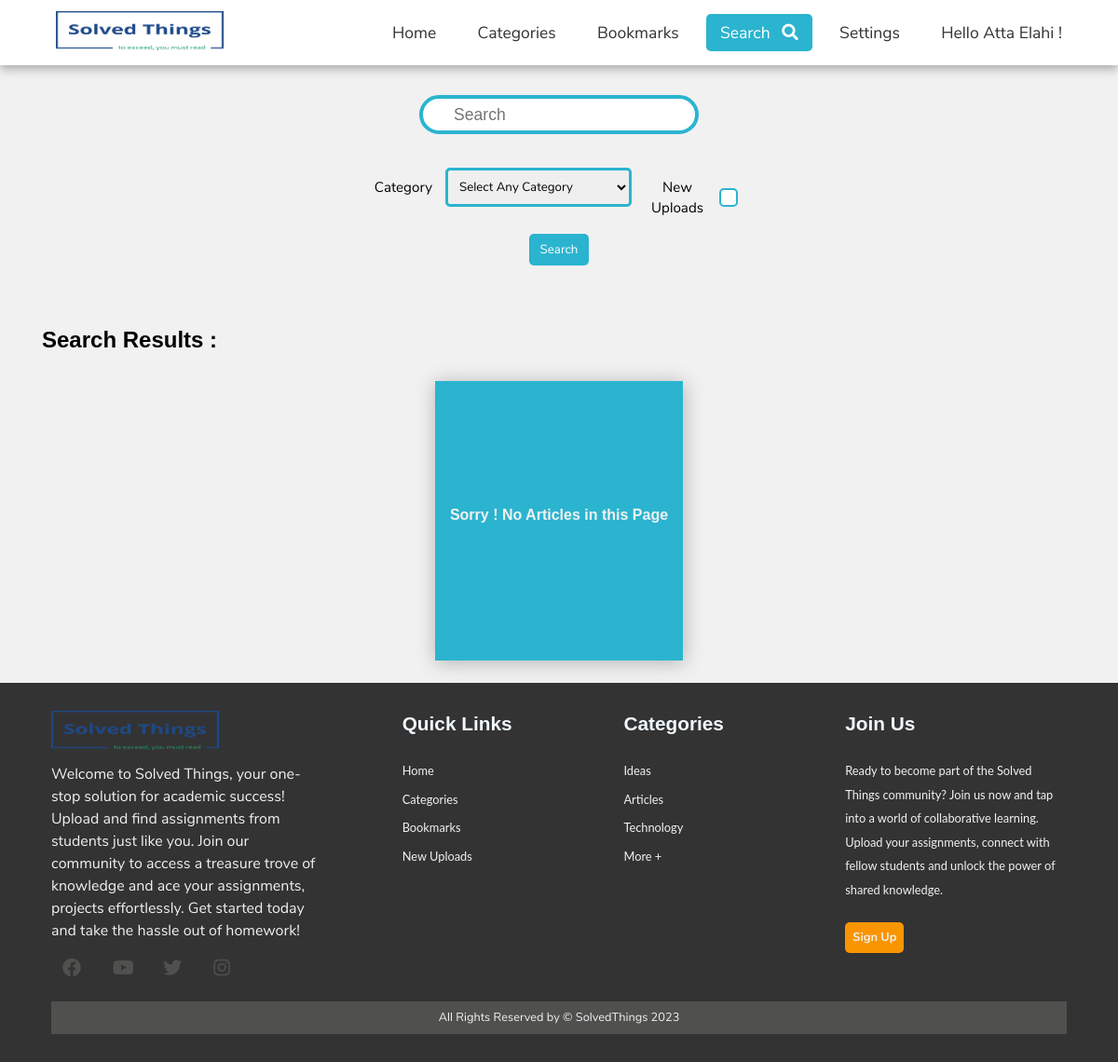
/search.php (signed in), run on the app's committed database.
### tables this page shows
CREATE TABLE `category` (
  `category_id` int(11) NOT NULL,
  `category_name` varchar(45) NOT NULL,
  `category_color` varchar(35) NOT NULL,
  `category_image` varchar(250) NOT NULL,
  `category_description` varchar(350) NOT NULL
);

### search.php (the view, shortened to what this page needs)
<?php
  require('./includes/nav.inc.php');
?>
<section class="search-box">
  <div class="container p-2">
    <form method="GET" class="search-article">
      <div class="box-container d-flex">
        <table class=".search-table">
          <tr>
            <td>
              <input class="search-input" type="text" name="name" id="name" placeholder="Search" autocomplete="off" />
            </td>
          </tr>
        </table>
      </div>
      <div class="filters">
        <center>
        <div>
          <label for="category_select">Category</label>
          <select name="category_select" id="category_select">
            <option value="">Select Any Category</option>
          </select>
        </div>
        <div>
          <label for="trending">New Uploads</label>
          <input type="checkbox" name="trending" id="trending" value="1">
        </div>
      </div>
      <center>
        <button type="submit" name="search" class="btn btn-primary">Search</button>
      </center>
    </form>
  </div>
</section>
<section class="py-1 category-list">
  <div class="container">
    <h2 class="search-heading">Search Results :</h2>
    <div class="card-container">
      <?php
        $limit = 6;
        if(isset($_GET['page'])) {
          $page = $_GET['page'];
        }
        else {
          $page = 1;
        }
        $offset = ($page - 1) * $limit;
        $trending = "";
        $cat_id = "";
        $name = "";
        $searchQuery = "SELECT * FROM article WHERE ";
        if($cat_id != "") {
          $searchQuery .= "category_id = {$cat_id}";
        }
        else {
          $searchQuery .= "category_id IS NOT NULL";
        }
        if($name != "") {
          $searchQuery .= ' AND article_title LIKE "%'.$name.'%"';
        }
        else {
          $searchQuery .= " AND article_title IS NOT NULL";
        }
        if($trending != "") {
          $searchQuery .= " AND article_trend = 1";
        }
        else {
          $searchQuery .= " AND article_trend IS NOT NULL";
        }
        $searchQuery .= " AND article_active = 1 ";
        $searchQuery1 = $searchQuery." ORDER BY article_title LIMIT {$offset}, {$limit}";
        $searchResult = mysqli_query($con, $searchQuery1);
        $row = mysqli_num_rows($searchResult);
        if($row  > 0) {
          while($data = mysqli_fetch_assoc($searchResult)) {
            $article_id = $data['article_id'];
            $category_id = $data['category_id'];
            $article_title = $data['article_title'];
            $article_image = $data['article_image'];
            $article_desc = $data['article_description'];
            $article_date = $data['article_date'];
            $article_trend = $data['article_trend'];
            $article_title = substr($article_title,0,55).' . . . . .';
            $article_desc = substr($article_desc,0,150).' . . . . .';
            $new = false;
            $tdy = time();
            $article_date = strtotime($article_date);
            $datediff = $tdy - $article_date;
            $datediff = round($datediff / (60*60*24));
            if($datediff < 2) {
              $new = true;
            }
            $categorysql = "SELECT category_name, category_color
                            FROM category
                            WHERE category_id = {$category_id}";
            $categoryres = mysqli_query($con, $categorysql);
            $categorydata = mysqli_fetch_assoc($categoryres);
            $bookmarked = false;
            if(isset($_SESSION['USER_ID'])) {
              $bookmarkQuery = "SELECT * FROM bookmark
                                WHERE user_id = {$_SESSION['USER_ID']}
                                AND article_id = {$article_id}";
              $bookmarkResult = mysqli_query($con, $bookmarkQuery);
              $bookmarkRow = mysqli_num_rows($bookmarkResult);
              if($bookmarkRow > 0) {
                $bookmarked = true;
              }
            }
            $category_color = $categorydata['category_color'];
            $category_name = $categorydata['category_name'];
            createArticleCard($article_title, $article_image,
                $article_desc, $category_name, $category_id,$article_id,
                $category_color, $new, $article_trend, $bookmarked);
          }
        }
        else {
          echo"</div>";
          createNoArticlesCard();
        }
        ?>
        </div>
</section>
<?php
  require('./includes/footer.inc.php');
?>

### includes/footer.inc.php (shortened to what this page needs)
<footer class="footer">
  <div class="footer-left">
    <a href="./index.php"><img src="./assets/images/loga.png" /></a>
    <p>
    Welcome to Solved Things, your one-stop solution for academic success!
    Upload and find assignments from students just like you. Join our community to access a
    treasure trove of knowledge and ace your assignments, projects effortlessly. Get started today
    and take the hassle out of homework!
  </p>
    <div class="socials">
      <a href="https://www.facebook.com/attaa.elahi/" target="_blank"><i class="fab fa-facebook"></i></a>
      <a href="https://www.instagram.com/attaa.elahi/" target="_blank"><i class="fab fa-youtube"></i></a>
      <a href="https://www.twitter.com/attaaelahi/" target="_blank"><i class="fab fa-twitter"></i></a>
      <a href="https://www.instagram.com/attaa.elahi/" target="_blank"><i class="fab fa-instagram"></i></a>
    </div>
  </div>
  <ul class="footer-right">
    <li>
      <h2>Quick Links</h2>
      <ul class="box">
        <li><a href="./index.php">Home</a></li>
        <li><a href="./categories.php">Categories</a></li>
        <li><a href="./bookmarks.php">Bookmarks</a></li>
        <li><a href="./search.php?trending=1">New Uploads</a></li>
      </ul>
    </li>
    <li>
      <h2>Categories</h2>
      <ul class="box">
        <?php
  	      $categoryQuery= " SELECT  category_id, category_name
                            FROM category
                            ORDER BY RAND() LIMIT 3";
          $result = mysqli_query($con,$categoryQuery);
          $row = mysqli_num_rows($result);
          if($row > 0) {
          while($data = mysqli_fetch_assoc($result)) {
            $category_id = $data['category_id'];
            $category_name = $data['category_name'];
        ?>
        <li><a href="articles.php?id=<?php echo $category_id ?>"><?php echo $category_name ?></a></li>
        <?php
              }
            }
          ?>
        <li><a href="./categories.php">More +</a></li>
      </ul>
    </li>
    <li>
      <h2>Join Us</h2>
      <ul class="box">
        <li>
        Ready to become part of the Solved Things community?
        Join us now and tap into a world of collaborative learning.
        Upload your assignments, connect with fellow students and unlock the power of shared knowledge.
        </li>
        <a href="./author-login.php" class="my-1 btn btn-secondary">Sign Up</a>
      </ul>
    </li>
  </ul>
  <div class="footer-bottom">
    <p>All Rights Reserved by &copy; SolvedThings <?php echo date("Y")?></p>
  </div>
</footer>
</body>
</html>

### assets/css/partials/1-variables.css (style rules this page uses)
:root { --primary-color: #2bb4cf; --secondary-color: #f99500; --light-color: #f1f1f1; --dark-color: #50514f; --black-color: #333333; --tag-trend-color: #2bb4cf; --tag-yellow-color: #ffbe0b; --tag-purple-color: #8338ec; --tag-blue-color: #3a86ff; --tag-green-color: #00ff73; --tag-orange-color: #2bb4cf; --tag-pink-color: #2bb4cf; --tag-brown-color: #663f3f; --hover-color: #2bb4cf; --active-color: #2bb4cf; --ts-vs: 0.56rem; --ts-sml: 0.8rem; --ts-md: 1.1rem; --ts-lg: 1.25rem; --hs-vs: 1.3rem; --hs-sml: 2rem; --hs-md: 2.5rem; --hs-lg: 3rem; --ff-monts: "Montserrat", sans-serif; --ff-nunito: "Nunito Sans", sans-serif; --ff-noto: "Noto Serif", serif; --ff-robo: "Roboto", sans-serif; --border-radius: 5px; }

### assets/css/partials/3-typography.css (style rules this page uses)
h1, h2, h3, h4, h5, h6 { font-family: var(--ff-monts); margin-bottom: 0.75rem; line-height: 1.3; }
p { font-family: var(--ff-nunito); margin: 0.5rem 0; }
.py-1 { padding: 1.5rem 0; }
.p-2 { padding: 2rem; }
.my-1 { margin: 1rem 0; }
.search-heading { line-height: 2; margin-bottom: 20px; }

### assets/css/partials/4-component.css (style rules this page uses)
.d-flex { display: flex; justify-content: center; align-items: center; }
.container { width: 100%; padding-right: 15px; padding-left: 15px; margin-right: auto; margin-left: auto; }
.btn { display: inline-block; border: none; background: var(--dark-color); color: #fff; text-decoration: none; font-family: var(--ff-nunito); padding: 0.5rem 0.75rem; border-radius: var(--border-radius); transition: all 200ms ease-in-out; }
.btn-primary { background: var(--primary-color); }
.btn-secondary { background: var(--secondary-color); font-weight: 700; padding: 0.25rem 0.5rem; font-size: var(--ts-sml); }

### assets/css/style.css (style rules this page uses)
.footer { display: flex; flex-flow: row wrap; padding: 30px 55px; color: var(--light-color); background: var(--black-color); }
.footer > * { flex: 1 100%; }
.footer-left { margin-right: 1.25rem; margin-bottom: 1rem; }
.footer-left img { width: 180px; }
.footer h2 { font-weight: 600; font-size: var(--hs-vs); padding-bottom: 0.8rem; color: #f0f8ff; }
.footer ul { padding-left: 0; }
.footer li { line-height: 2em; padding-bottom: 5px; font-size: var(--ts-sml); }
.footer-right ul { padding-bottom: 25px; }
.footer li a { transition: all 200ms ease-in-out; color: var(--light-color); }
.footer-right { display: flex; flex-flow: row wrap; }
.footer-right > * { flex: 1 100%; }
.footer-bottom { text-align: center; color: var(--light-color); font-size: var(--ts-sml); background: var(--dark-color); }
.footer-left p { padding-right: 20%; }
.socials a { width: 40px; height: 40px; display: inline-block; margin-right: 10px; }
.socials a i { padding: 10px 12px; font-size: 20px; transition: all 200ms ease-in-out; }
.box-container { margin: auto; width: 300px; height: 42px; background: white; border: 4px solid var(--primary-color); padding: 0px 10px; border-radius: 50px; }
.search-input { border: none; height: 100%; width: 100%; padding: 0 5px; border-radius: 50px; font-size: var(--ts-md); color: var(--dark-color); font-weight: 500; }
.filters { padding: 1rem; margin: auto; margin-top: 10px; border-radius: var(--border-radius); font-family: var(--ff-nunito); }
.filters div { display: inline-flex; align-items: center; margin-right: 10px; margin-top: 10px; }
.filters label { font-family: var(--ff-nunito); font-size: 0.95rem; padding-right: 10px; width: 80px; text-align: center; }
.filters input[type="checkbox"] { appearance: none; -webkit-appearance: none; height: 20px; width: 20px; border: 2px var(--primary-color) solid; background: #fff; border-radius: var(--border-radius); cursor: pointer; display: flex; justify-content: center; align-items: center; outline: none; }
.filters input[type="checkbox"]::after { font-family: "Font Awesome 5 Free"; content: "\f00c"; font-weight: 900; font-size: 12px; display: none; color: white; }
.filters select, .filters input { width: 200px; padding: 8px; font-family: var(--ff-nunito); border-radius: var(--border-radius); border: 3px solid var(--primary-color); outline: none; }
form button { cursor: pointer; }

### assets/css/responsivity/media-queries.css (style rules this page uses)
@media (min-width: 576px) { .container { width: 540px; } }
@media (min-width: 768px) { .container { width: 720px; } }
@media (min-width: 992px) { .container { width: 960px; } }
@media (min-width: 1200px) { .container { width: 1140px; } }
@media (min-width: 700px) { .footer-right > * { flex: 1; } }
@media (min-width: 700px) { .footer-left { flex: 1 0px; } }
@media (min-width: 700px) { .footer-right { flex: 2 0px; } }

### data on the page
category: category_name "Ideas"
category: category_name "Articles"
category: category_name "Technology"

### other printed values
$_SESSION["USER_NAME"] "Atta Elahi"
